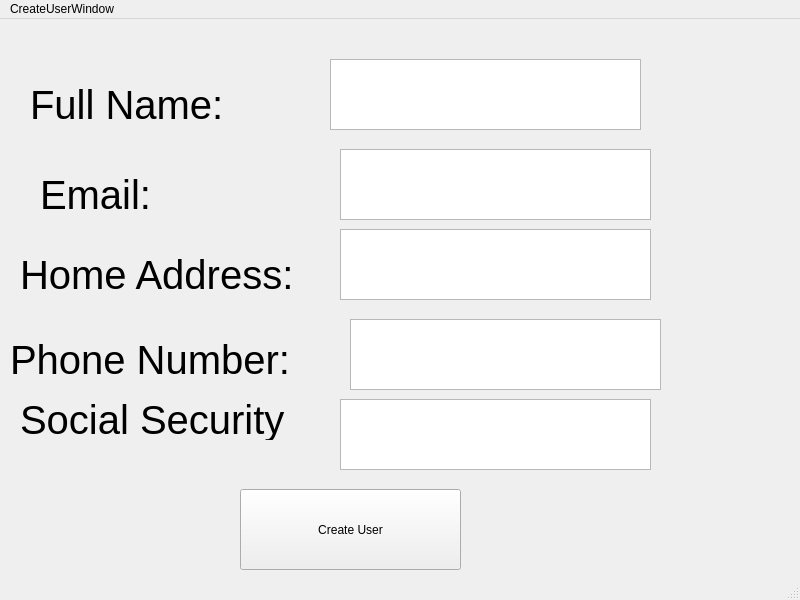
<?xml version="1.0" encoding="UTF-8"?>
<ui version="4.0">
 <class>MainWindow</class>
 <widget class="QMainWindow" name="MainWindow">
  <property name="geometry">
   <rect>
    <x>0</x>
    <y>0</y>
    <width>800</width>
    <height>600</height>
   </rect>
  </property>
  <property name="windowTitle">
   <string>MainWindow</string>
  </property>
  <widget class="QWidget" name="centralwidget">
   <widget class="QPushButton" name="pushButton">
    <property name="geometry">
     <rect>
      <x>240</x>
      <y>470</y>
      <width>221</width>
      <height>81</height>
     </rect>
    </property>
    <property name="text">
     <string>Create User</string>
    </property>
   </widget>
   <widget class="QLabel" name="label">
    <property name="geometry">
     <rect>
      <x>30</x>
      <y>60</y>
      <width>201</width>
      <height>51</height>
     </rect>
    </property>
    <property name="font">
     <font>
      <pointsize>30</pointsize>
     </font>
    </property>
    <property name="text">
     <string>Full Name:</string>
    </property>
   </widget>
   <widget class="QTextEdit" name="textEdit">
    <property name="geometry">
     <rect>
      <x>330</x>
      <y>40</y>
      <width>311</width>
      <height>71</height>
     </rect>
    </property>
   </widget>
   <widget class="QLabel" name="label_2">
    <property name="geometry">
     <rect>
      <x>40</x>
      <y>150</y>
      <width>201</width>
      <height>51</height>
     </rect>
    </property>
    <property name="font">
     <font>
      <pointsize>30</pointsize>
     </font>
    </property>
    <property name="text">
     <string>Email:</string>
    </property>
   </widget>
   <widget class="QLabel" name="label_3">
    <property name="geometry">
     <rect>
      <x>20</x>
      <y>230</y>
      <width>291</width>
      <height>51</height>
     </rect>
    </property>
    <property name="font">
     <font>
      <pointsize>30</pointsize>
     </font>
    </property>
    <property name="text">
     <string>Home Address:</string>
    </property>
   </widget>
   <widget class="QLabel" name="label_4">
    <property name="geometry">
     <rect>
      <x>10</x>
      <y>320</y>
      <width>291</width>
      <height>41</height>
     </rect>
    </property>
    <property name="font">
     <font>
      <pointsize>30</pointsize>
     </font>
    </property>
    <property name="text">
     <string>Phone Number:</string>
    </property>
   </widget>
   <widget class="QLabel" name="label_5">
    <property name="geometry">
     <rect>
      <x>20</x>
      <y>380</y>
      <width>271</width>
      <height>41</height>
     </rect>
    </property>
    <property name="font">
     <font>
      <pointsize>30</pointsize>
     </font>
    </property>
    <property name="text">
     <string>Social Security</string>
    </property>
   </widget>
   <widget class="QTextEdit" name="textEdit_2">
    <property name="geometry">
     <rect>
      <x>340</x>
      <y>210</y>
      <width>311</width>
      <height>71</height>
     </rect>
    </property>
   </widget>
   <widget class="QTextEdit" name="textEdit_3">
    <property name="geometry">
     <rect>
      <x>340</x>
      <y>130</y>
      <width>311</width>
      <height>71</height>
     </rect>
    </property>
   </widget>
   <widget class="QTextEdit" name="textEdit_4">
    <property name="geometry">
     <rect>
      <x>350</x>
      <y>300</y>
      <width>311</width>
      <height>71</height>
     </rect>
    </property>
   </widget>
   <widget class="QTextEdit" name="textEdit_5">
    <property name="geometry">
     <rect>
      <x>340</x>
      <y>380</y>
      <width>311</width>
      <height>71</height>
     </rect>
    </property>
   </widget>
  </widget>
  <widget class="QMenuBar" name="menubar">
   <property name="geometry">
    <rect>
     <x>0</x>
     <y>0</y>
     <width>800</width>
     <height>21</height>
    </rect>
   </property>
   <widget class="QMenu" name="menuCreateUserWindow">
    <property name="title">
     <string>CreateUserWindow</string>
    </property>
   </widget>
   <addaction name="menuCreateUserWindow"/>
  </widget>
  <widget class="QStatusBar" name="statusbar"/>
 </widget>
 <resources/>
 <connections/>
</ui>
